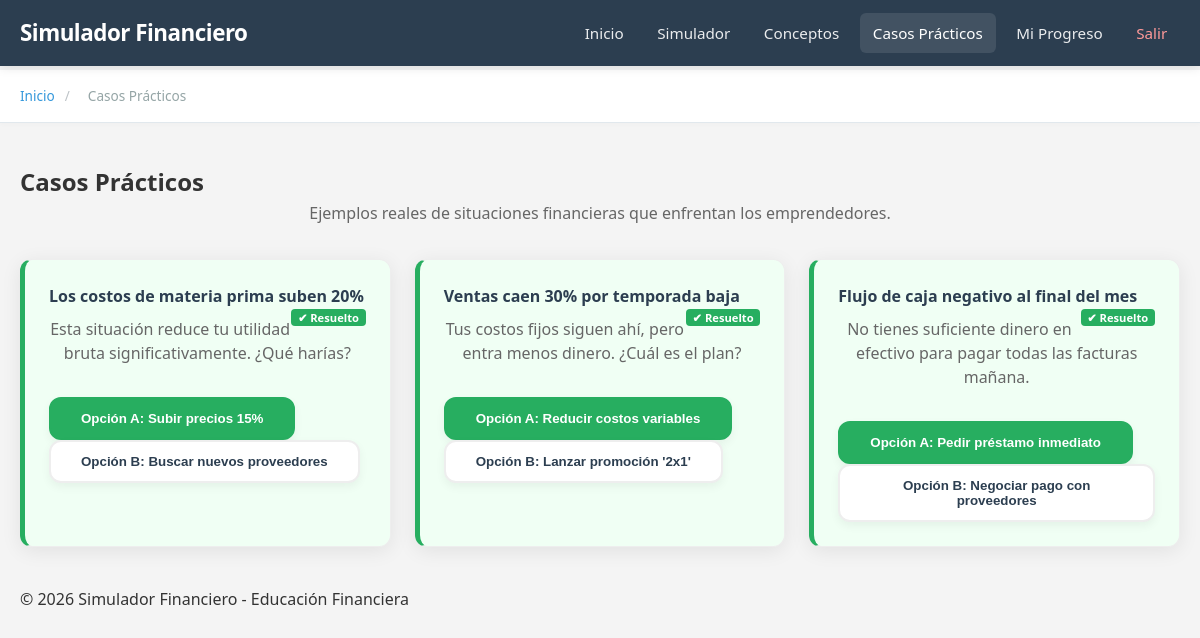
Screenshot of /casos (signed in) with the database file from the repository.
### app/models.py (models this page shows)
class Case(db.Model):
    id = db.Column(db.Integer, primary_key=True)
    title = db.Column(db.String(200), nullable=False)
    description = db.Column(db.Text, nullable=False)
    option_a = db.Column(db.String(200), nullable=False)
    option_b = db.Column(db.String(200), nullable=False)
    feedback_a = db.Column(db.Text)
    feedback_b = db.Column(db.Text)

### app/routes.py (the view)
@main.route('/casos')
@login_required
def casos():
    cases = Case.query.all()
    completed_ids = {c.case_id: c.selected_option for c in UserCase.query.filter_by(user_id=current_user.id).all()}
    return render_template('casos.html', cases=cases, completed_ids=completed_ids)

### app/__init__.py (called while the page is built)
def create_app():
    app = Flask(__name__,
                template_folder='../templates',
                static_folder='../static')
    app.config['SECRET_KEY'] = 'dev-key-123' # Change in production
    app.config['SQLALCHEMY_DATABASE_URI'] = 'sqlite:///finance.db'
    app.config['SQLALCHEMY_TRACK_MODIFICATIONS'] = False
    db.init_app(app)
    login_manager = LoginManager()
    login_manager.login_view = 'auth.login'
    login_manager.init_app(app)
    @login_manager.user_loader
    def load_user(user_id):
        return User.query.get(int(user_id))
    from .routes import main as main_blueprint
    app.register_blueprint(main_blueprint)
    from .auth import auth as auth_blueprint
    app.register_blueprint(auth_blueprint)
    return app

### templates/casos.html (shortened to what this page needs)
{% extends "base.html" %}
{% block breadcrumb %}
<div class="breadcrumb">
    <div class="container">
        <a href="/">Inicio</a> <span class="separator">/</span> <span class="current">Casos Prácticos</span>
    </div>
</div>
{% endblock %}
{% block content %}
<section class="section">
    <div class="container">
        <h2>Casos Prácticos</h2>
        <p>Ejemplos reales de situaciones financieras que enfrentan los emprendedores.</p>
        <div class="cases-grid">
            {% for case in cases %}
            <div class="case-card {{ 'completed' if case.id in completed_ids }}" id="case-{{ case.id }}">
                <h4>
                    {{ case.title }}
                    {% if case.id in completed_ids %}
                    <span class="badge badge-success" style="float: right; font-size: 0.7rem;">✔ Resuelto</span>
                    {% endif %}
                </h4>
                <p>{{ case.description }}</p>
                <div class="case-options">
                    <button class="btn-secondary case-opt {{ 'btn-success' if completed_ids.get(case.id) == 'A' }}"
                            data-case="{{ case.id }}" data-opt="A" data-feedback="{{ case.feedback_a }}">
                        Opción A: {{ case.option_a }}
                    </button>
                    <button class="btn-secondary case-opt {{ 'btn-success' if completed_ids.get(case.id) == 'B' }}"
                            data-case="{{ case.id }}" data-opt="B" data-feedback="{{ case.feedback_b }}">
                        Opción B: {{ case.option_b }}
                    </button>
                </div>
            </div>
            {% endfor %}
        </div>
    </div>
</section>
{% endblock %}

### static/styles.css (style rules this page uses)
* { margin: 0; padding: 0; box-sizing: border-box; }
body { font-family: 'Segoe UI', Tahoma, Geneva, Verdana, sans-serif; line-height: 1.6; color: #333; background-color: #f4f4f4; padding-top: 70px; }
.container { max-width: 1200px; margin: 0 auto; padding: 0 20px; }
.breadcrumb { background-color: #ffffff; padding: 15px 0; font-size: 0.85rem; border-bottom: 1px solid #e1e8ed; box-shadow: 0 2px 4px rgba(0,0,0,0.02); }
.breadcrumb .container { display: flex; align-items: center; }
.breadcrumb a { color: #3498db; text-decoration: none; transition: color 0.2s; }
.breadcrumb span.current { color: #95a5a6; margin-left: 8px; }
.breadcrumb .separator { margin: 0 10px; color: #bdc3c7; font-weight: 300; }
.section { padding: 40px 0; background-color: transparent; margin-top: 0; }
.section p { text-align: center; margin-bottom: 2rem; color: #666; }
.btn-secondary { background-color: white; color: #2c3e50; padding: 12px 30px; border: 2px solid #eee; border-radius: 12px; font-weight: bold; cursor: pointer; transition: all 0.3s ease; display: inline-block; box-shadow: 0 4px 10px rgba(0, 0, 0, 0.05); }
.concepts-grid, .cases-grid { display: grid; grid-template-columns: repeat(auto-fit, minmax(300px, 1fr)); gap: 1.5rem; margin-top: 2rem; }
.concept-card, .case-card { background-color: white; padding: 1.5rem; border-radius: 12px; box-shadow: 0 4px 20px rgba(0, 0, 0, 0.08); border: 1px solid #eee; transition: transform 0.3s ease, box-shadow 0.3s ease, border-color 0.3s ease; }
.concept-card h4, .case-card h4 { color: #2c3e50; margin-bottom: 0.5rem; }
.concept-card p, .case-card p { color: #666; line-height: 1.5; }
.concept-card.completed, .case-card.completed { border-left: 5px solid #27ae60; background-color: #f0fff4; }
.badge { display: inline-block; padding: 0.25em 0.6em; font-size: 75%; font-weight: 700; line-height: 1; text-align: center; white-space: nowrap; vertical-align: baseline; border-radius: 0.25rem; }
.badge-success { color: #fff; background-color: #27ae60; }
.case-opt.btn-success { background-color: #27ae60; color: white; border-color: #27ae60; }

### rows the page displays
Case: title "Los costos de materia prima suben 20%", shows "✔ Resuelto", description "Esta situación reduce tu utilidad bruta significativamente. ¿Qué harías?", option_a "Subir precios 15%", option_b "Buscar nuevos proveedores"
Case: title "Ventas caen 30% por temporada baja", shows "✔ Resuelto", description "Tus costos fijos siguen ahí, pero entra menos dinero. ¿Cuál es el plan?", option_a "Reducir costos variables", option_b "Lanzar promoción '2x1'"
Case: title "Flujo de caja negativo al final del mes", shows "✔ Resuelto", description "No tienes suficiente dinero en efectivo para pagar todas las facturas mañana.", option_a "Pedir préstamo inmediato", option_b "Negociar pago con proveedores"
